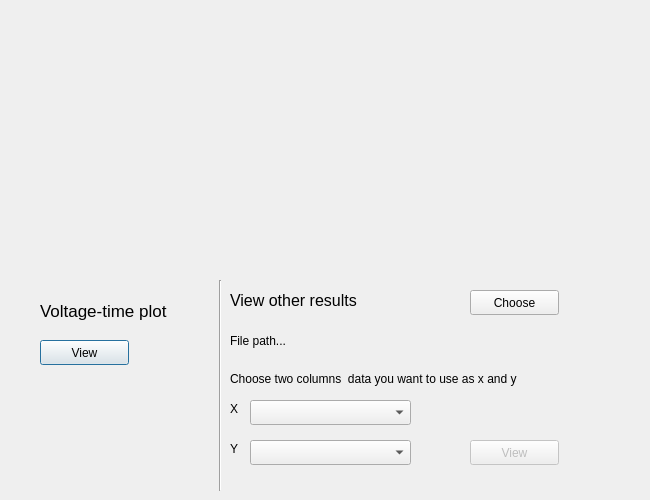
<?xml version="1.0" encoding="UTF-8"?>
<ui version="4.0">
 <class>ResultInterface</class>
 <widget class="QDialog" name="ResultInterface">
  <property name="geometry">
   <rect>
    <x>0</x>
    <y>0</y>
    <width>650</width>
    <height>500</height>
   </rect>
  </property>
  <property name="maximumSize">
   <size>
    <width>16777215</width>
    <height>16777215</height>
   </size>
  </property>
  <property name="windowTitle">
   <string>Dialog</string>
  </property>
  <widget class="QCustomPlot" name="customPlot" native="true">
   <property name="geometry">
    <rect>
     <x>20</x>
     <y>20</y>
     <width>601</width>
     <height>251</height>
    </rect>
   </property>
  </widget>
  <widget class="QPushButton" name="voltage_button">
   <property name="geometry">
    <rect>
     <x>40</x>
     <y>340</y>
     <width>89</width>
     <height>25</height>
    </rect>
   </property>
   <property name="text">
    <string>View</string>
   </property>
  </widget>
  <widget class="QLabel" name="label">
   <property name="geometry">
    <rect>
     <x>40</x>
     <y>290</y>
     <width>161</width>
     <height>41</height>
    </rect>
   </property>
   <property name="font">
    <font>
     <pointsize>13</pointsize>
    </font>
   </property>
   <property name="text">
    <string>Voltage-time plot</string>
   </property>
  </widget>
  <widget class="Line" name="line">
   <property name="geometry">
    <rect>
     <x>210</x>
     <y>280</y>
     <width>20</width>
     <height>211</height>
    </rect>
   </property>
   <property name="orientation">
    <enum>Qt::Vertical</enum>
   </property>
  </widget>
  <widget class="QLabel" name="label_2">
   <property name="geometry">
    <rect>
     <x>230</x>
     <y>280</y>
     <width>241</width>
     <height>41</height>
    </rect>
   </property>
   <property name="font">
    <font>
     <pointsize>12</pointsize>
    </font>
   </property>
   <property name="text">
    <string>View other results</string>
   </property>
  </widget>
  <widget class="QLabel" name="file_path_label">
   <property name="geometry">
    <rect>
     <x>230</x>
     <y>330</y>
     <width>381</width>
     <height>21</height>
    </rect>
   </property>
   <property name="text">
    <string>File path...</string>
   </property>
  </widget>
  <widget class="QPushButton" name="choose_file_button">
   <property name="geometry">
    <rect>
     <x>470</x>
     <y>290</y>
     <width>89</width>
     <height>25</height>
    </rect>
   </property>
   <property name="text">
    <string>Choose</string>
   </property>
  </widget>
  <widget class="QLabel" name="label_3">
   <property name="geometry">
    <rect>
     <x>230</x>
     <y>370</y>
     <width>421</width>
     <height>17</height>
    </rect>
   </property>
   <property name="text">
    <string>Choose two columns  data you want to use as x and y</string>
   </property>
  </widget>
  <widget class="QLabel" name="label_4">
   <property name="geometry">
    <rect>
     <x>230</x>
     <y>400</y>
     <width>31</width>
     <height>17</height>
    </rect>
   </property>
   <property name="text">
    <string>X</string>
   </property>
  </widget>
  <widget class="QLabel" name="label_5">
   <property name="geometry">
    <rect>
     <x>230</x>
     <y>440</y>
     <width>31</width>
     <height>17</height>
    </rect>
   </property>
   <property name="text">
    <string>Y</string>
   </property>
  </widget>
  <widget class="QPushButton" name="view_another_button">
   <property name="enabled">
    <bool>false</bool>
   </property>
   <property name="geometry">
    <rect>
     <x>470</x>
     <y>440</y>
     <width>89</width>
     <height>25</height>
    </rect>
   </property>
   <property name="text">
    <string>View</string>
   </property>
  </widget>
  <widget class="QComboBox" name="comboBox_x">
   <property name="geometry">
    <rect>
     <x>250</x>
     <y>400</y>
     <width>161</width>
     <height>25</height>
    </rect>
   </property>
  </widget>
  <widget class="QComboBox" name="comboBox_y">
   <property name="geometry">
    <rect>
     <x>250</x>
     <y>440</y>
     <width>161</width>
     <height>25</height>
    </rect>
   </property>
  </widget>
 </widget>
 <customwidgets>
  <customwidget>
   <class>QCustomPlot</class>
   <extends>QWidget</extends>
   <header>qcustomplot.h</header>
   <container>1</container>
  </customwidget>
 </customwidgets>
 <resources/>
 <connections/>
</ui>
